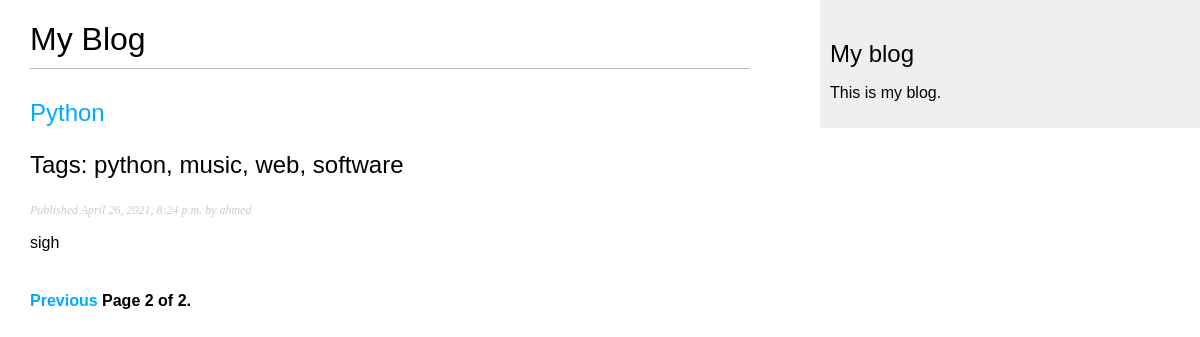
Screenshot of /blog/?page=2 with the database file from the repository.
### blog/models.py (models this page shows, shortened)
class Post(models.Model):
    status_choices = (
        ('draft', 'Draft'),
        ('published', 'Published'),
    )
    title = models.CharField(max_length=250)
    slug = models.SlugField(max_length=250, unique_for_date='publish')
    author = models.ForeignKey(
        User,
        related_name='post',
        on_delete=models.CASCADE
    )
    body = models.TextField()
    publish = models.DateTimeField(default=timezone.now)
    created = models.DateTimeField(auto_now_add=True)
    updated = models.DateTimeField(auto_now=True)
    status = models.CharField(
        max_length=10,
        choices=status_choices,
        default='draft'
    )
    tags = TaggableManager()
    class Meta:
        ordering = ('-publish',)
    objects = models.Manager() # the default manger
    published = PublishedManager() # our custom manager
    def get_absolute_url(self):
        return reverse(
            'blog:post_detail',
            args=[
                self.publish.year,
                self.publish.month,
                self.publish.day,
                self.slug
            ])

### blog/views.py (the view)
# urls.py: path('', views.PostListView.as_view(), name='post_list'),
class PostListView(ListView):
    queryset = Post.published.all()
    context_object_name = 'posts'
    paginate_by = 3
    template_name = 'blog/post/list.html'

### blog/templates/blog/post/list.html (shortened to what this page needs)
{% extends "blog/base.html" %}
{% block content %}
    <h1>My Blog</h1>
    {% for post in posts %}
        <h2>
            <a href="{{ post.get_absolute_url }}">
                {{ post.title }}
            </a>
            <p class="tags">Tags: {{ post.tags.all|join:", " }}</p>
        </h2>
        <p class="date">
            Published {{ post.publish }} by {{ post.author }}
        </p>
        {{ post.body|truncatewords:30|linebreaks }}
    {% endfor %}
    {% include "blog/pagination.html" with page=page_obj %}
{% endblock %}

### blog/static/css/blog.css (style rules this page uses)
body { margin:0; padding:0; font-family:helvetica, sans-serif; }
a { color:#00abff; text-decoration:none; }
h1 { font-weight:normal; border-bottom:1px solid #bbb; padding:0 0 10px 0; }
h2 { font-weight:normal; margin:30px 0 0; }
p.date { color:#ccc; font-family: georgia, serif; font-size: 12px; font-style: italic; }

### rows the page displays
Post: title "Python", tags.all "python, music, web, software", publish "April 26, 2021, 8:24 p.m.", author "ahmed", body "sigh"

### other values shown
{{ page.number }} "2"
{{ page.paginator.num_pages }} "2"
